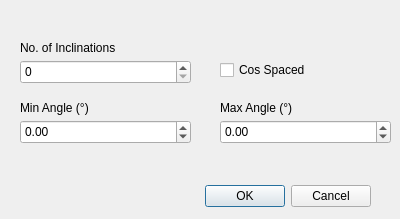
<?xml version="1.0" encoding="UTF-8"?>
<ui version="4.0">
 <class>PAngleGen</class>
 <widget class="QDialog" name="PAngleGen">
  <property name="geometry">
   <rect>
    <x>0</x>
    <y>0</y>
    <width>400</width>
    <height>219</height>
   </rect>
  </property>
  <property name="windowTitle">
   <string>Generate Angles</string>
  </property>
  <property name="modal">
   <bool>true</bool>
  </property>
  <widget class="QDialogButtonBox" name="buttonBox">
   <property name="geometry">
    <rect>
     <x>30</x>
     <y>180</y>
     <width>341</width>
     <height>32</height>
    </rect>
   </property>
   <property name="orientation">
    <enum>Qt::Horizontal</enum>
   </property>
   <property name="standardButtons">
    <set>QDialogButtonBox::Cancel|QDialogButtonBox::Ok</set>
   </property>
  </widget>
  <widget class="QDoubleSpinBox" name="spn_minAngle">
   <property name="geometry">
    <rect>
     <x>20</x>
     <y>120</y>
     <width>171</width>
     <height>24</height>
    </rect>
   </property>
   <property name="minimum">
    <double>-360.000000000000000</double>
   </property>
   <property name="maximum">
    <double>360.000000000000000</double>
   </property>
  </widget>
  <widget class="QDoubleSpinBox" name="spn_MaxAngle">
   <property name="geometry">
    <rect>
     <x>220</x>
     <y>120</y>
     <width>171</width>
     <height>24</height>
    </rect>
   </property>
   <property name="minimum">
    <double>-360.000000000000000</double>
   </property>
   <property name="maximum">
    <double>360.000000000000000</double>
   </property>
  </widget>
  <widget class="QSpinBox" name="spn_AngleIncs">
   <property name="geometry">
    <rect>
     <x>20</x>
     <y>60</y>
     <width>171</width>
     <height>24</height>
    </rect>
   </property>
   <property name="maximum">
    <number>9999</number>
   </property>
  </widget>
  <widget class="QLabel" name="lbl_MinAngle">
   <property name="geometry">
    <rect>
     <x>20</x>
     <y>100</y>
     <width>141</width>
     <height>16</height>
    </rect>
   </property>
   <property name="text">
    <string>Min Angle (°)</string>
   </property>
  </widget>
  <widget class="QLabel" name="lbl_MinAngle_2">
   <property name="geometry">
    <rect>
     <x>220</x>
     <y>100</y>
     <width>141</width>
     <height>16</height>
    </rect>
   </property>
   <property name="text">
    <string>Max Angle (°)</string>
   </property>
  </widget>
  <widget class="QLabel" name="lbl_MinAngle_3">
   <property name="geometry">
    <rect>
     <x>20</x>
     <y>40</y>
     <width>141</width>
     <height>16</height>
    </rect>
   </property>
   <property name="text">
    <string>No. of Inclinations</string>
   </property>
  </widget>
  <widget class="QCheckBox" name="chk_cosSpaced">
   <property name="geometry">
    <rect>
     <x>220</x>
     <y>60</y>
     <width>161</width>
     <height>20</height>
    </rect>
   </property>
   <property name="text">
    <string>Cos Spaced</string>
   </property>
  </widget>
 </widget>
 <resources/>
 <connections>
  <connection>
   <sender>buttonBox</sender>
   <signal>accepted()</signal>
   <receiver>PAngleGen</receiver>
   <slot>accept()</slot>
   <hints>
    <hint type="sourcelabel">
     <x>248</x>
     <y>254</y>
    </hint>
    <hint type="destinationlabel">
     <x>157</x>
     <y>274</y>
    </hint>
   </hints>
  </connection>
  <connection>
   <sender>buttonBox</sender>
   <signal>rejected()</signal>
   <receiver>PAngleGen</receiver>
   <slot>reject()</slot>
   <hints>
    <hint type="sourcelabel">
     <x>316</x>
     <y>260</y>
    </hint>
    <hint type="destinationlabel">
     <x>286</x>
     <y>274</y>
    </hint>
   </hints>
  </connection>
 </connections>
</ui>
